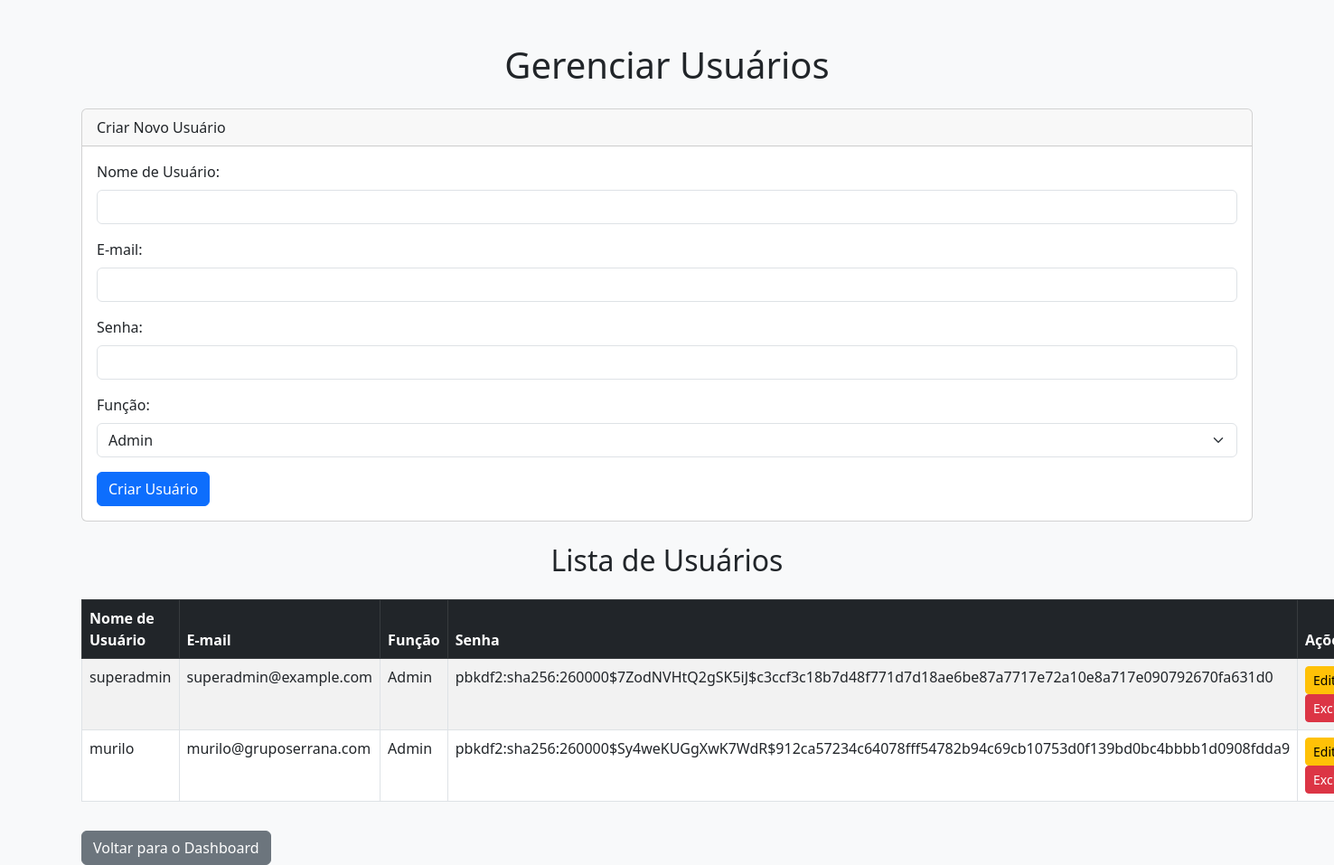
The app's page /manage_users (signed in) with its own data.
### app.py (models this page shows)
class User(UserMixin, db.Model):
    id = db.Column(db.Integer, primary_key=True)
    username = db.Column(db.String(150), unique=True)
    email = db.Column(db.String(150), unique=True)
    password = db.Column(db.String(150))
    role = db.Column(db.String(50))  # Papéis: Admin, Gerente, Vendedor, Usuário comum

### app.py (the view, shortened to what this page needs)
@app.route('/manage_users', methods=['GET', 'POST'])
@login_required
def manage_users():
    if current_user.role != 'Admin':  # Somente Admin pode gerenciar usuários
        flash('Acesso negado! Somente Admin pode gerenciar usuários.')
        return redirect(url_for('dashboard'))
    users = User.query.all()
    return render_template('manage_users.html', users=users)

### app.py (called while the page is built)
@login_manager.user_loader
def load_user(user_id):
    return User.query.get(int(user_id))

### templates/manage_users.html (shortened to what this page needs)
<!DOCTYPE html>
<html lang="en">
<head>
    <link href="https://cdn.jsdelivr.net/npm/bootstrap@5.3.0-alpha1/dist/css/bootstrap.min.css" rel="stylesheet">
</head>
<body class="bg-light">
    <div class="container mt-5">
        <h1 class="mb-4 text-center">Gerenciar Usuários</h1>
        <div class="card mb-4">
            <div class="card-header">
                Criar Novo Usuário
            </div>
            <div class="card-body">
                <form action="/manage_users" method="POST">
                    <div class="mb-3">
                        <label for="username" class="form-label">Nome de Usuário:</label>
                        <input type="text" name="username" class="form-control" required>
                    </div>
                    <div class="mb-3">
                        <label for="email" class="form-label">E-mail:</label>
                        <input type="email" name="email" class="form-control" required>
                    </div>
                    <div class="mb-3">
                        <label for="password" class="form-label">Senha:</label>
                        <input type="password" name="password" class="form-control" required>
                    </div>
                    <div class="mb-3">
                        <label for="role" class="form-label">Função:</label>
                        <select name="role" class="form-select" required>
                            <option value="Admin">Admin</option>
                        </select>
                    </div>
                    <button type="submit" class="btn btn-primary">Criar Usuário</button>
                </form>
            </div>
        </div>
        <h2 class="text-center mb-4">Lista de Usuários</h2>
        <table class="table table-striped table-bordered">
            <thead class="table-dark">
                <tr>
                    <th>Nome de Usuário</th>
                    <th>E-mail</th>
                    <th>Função</th>
                    {% if current_user.role in ['Admin', 'Diretoria'] %}
                        <th>Senha</th>
                    {% endif %}
                    <th>Ações</th>
                </tr>
            </thead>
            <tbody>
                {% for user in users %}
                <tr>
                    <td>{{ user.username }}</td>
                    <td>{{ user.email }}</td>
                    <td>{{ user.role }}</td>
                    {% if current_user.role in ['Admin', 'Diretoria'] %}
                        <td>{{ user.password }}</td>
                    {% endif %}
                    <td>
                        <a href="/edit_user/{{ user.id }}" class="btn btn-warning btn-sm">Editar</a>
                        <form action="/delete_user/{{ user.id }}" method="POST" style="display:inline;">
                            <button type="submit" class="btn btn-danger btn-sm">Excluir</button>
                        </form>
                    </td>
                </tr>
                {% endfor %}
            </tbody>
        </table>
        <a href="/dashboard" class="btn btn-secondary mt-3">Voltar para o Dashboard</a>
    </div>
</body>
</html>

### records on screen
User: username "superadmin", email "superadmin@example.com", role "Admin", password "pbkdf2:sha256:260000$7ZodNVHtQ2gSK5iJ$c3ccf3c18b7d48f771d7d18ae6be87a7717e72a10e8a717e090792670fa631d0"
User: username "murilo", email "murilo@gruposerrana.com", role "Admin", password "pbkdf2:sha256:260000$Sy4weKUGgXwK7WdR$912ca57234c64078fff54782b94c69cb10753d0f139bd0bc4bbbb1d0908fdda9"
